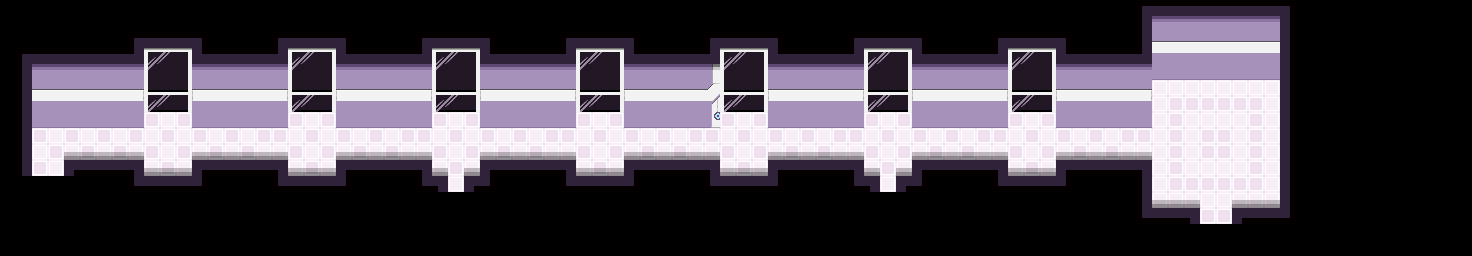

This is a level from a 2D game, rendered from its Tiled map with the project's own tilesets. A one-line summary and the map file follow, with tile-layer data summarised:
An orthogonal 92x16 tile map with 16x16 px tiles, 1 tile layer (Tile Layer 1), 1 hidden layer not drawn, 2 tilesets and 3 objects (event, checkpoint, item).

<map version="1.0" orientation="orthogonal" renderorder="right-down" width="92" height="16" tilewidth="16" tileheight="16">
 <tileset firstgid="1" source="../tilesets/artificial.tsx" />
 <tileset firstgid="65" source="../tilesets/natural.tsx" />
 <layer name="Tile Layer 1 (alt)" width="92" height="16" visible="0">
  <properties>
   <property name="alt" value="true" />
   <property name="z" value="0.0" />
  </properties>
  <data>[1472 cells, 0 non-empty, 0 distinct tile ids]</data>
 </layer>
 <layer name="Tile Layer 1" width="92" height="16">
  <properties>
   <property name="z" value="0.0" />
  </properties>
  <data>[1472 cells, 770 non-empty, 44 distinct tile ids]</data>
 </layer>
 <objectgroup name="Object Layer 1" visible="0">
  <properties>
   <property name="z" value="0.5" />
  </properties>
  <object name="Autostart" type="event" x="208" y="96" width="16" height="16">
   <properties>
    <property name="hide" value="return getSwitch('intro_done')" />
    <property name="onEnter" value="wait(1.0); speak('Can you hear me? Get closer to the radio and listen to me, please.'); wait(0.5); speak('I know you\'re there. I promise you\'ll die without me. Now pick up the radio and keep listening.'); sceneSwitch('intro_done', true)" />
   </properties>
  </object>
  <object name="Checkpoint" type="checkpoint" x="256" y="224" width="32" height="80" />
  <object name="Radio" type="item" x="336" y="160" width="16" height="16">
   <properties>
    <property name="gameDesc" value="The key to escape." />
    <property name="icon" value="icon_16.png" />
    <property name="itemType" value="RADIO" />
    <property name="name" value="radio" />
   </properties>
  </object>
 </objectgroup>
</map>
